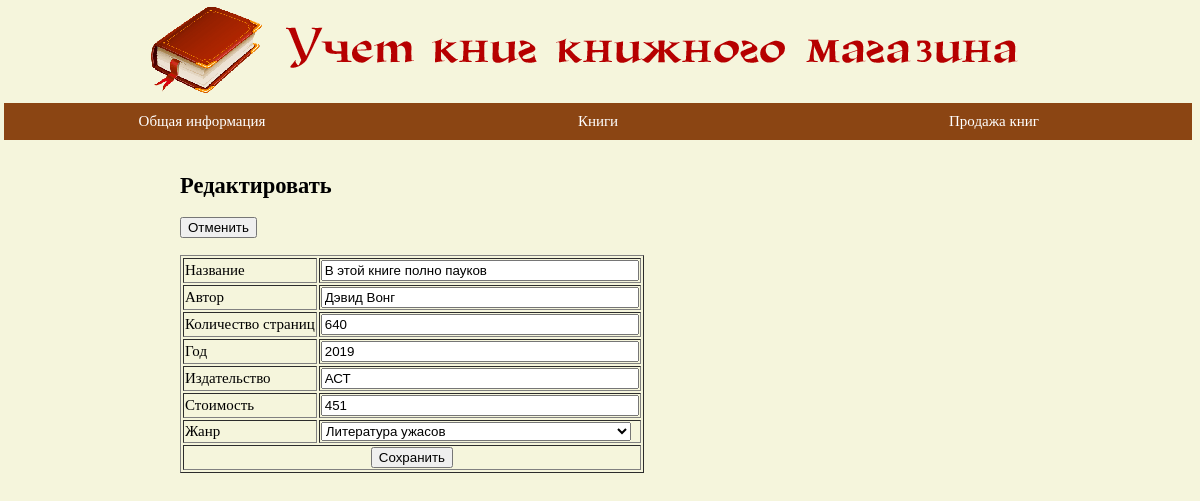
/BOOKSTORE/book.php?action=editform&id_book=2, run on the app's committed database.
### tables this page shows
CREATE TABLE `book` (
  `id_book` int(11) NOT NULL,
  `name_book` varchar(100) NOT NULL,
  `author` varchar(100) NOT NULL,
  `pages` int(11) NOT NULL,
  `year` year(4) NOT NULL,
  `publisher` varchar(100) NOT NULL,
  `price` int(11) NOT NULL,
  `id_genre` int(11) NOT NULL
);

CREATE TABLE `genre` (
  `id_genre` int(11) NOT NULL,
  `name_genre` varchar(100) NOT NULL
);

### BOOKSTORE/book.php (the view, shortened to what this page needs)
<!DOCTYPE html>
<html>
	<head>
		<link rel="stylesheet" href="css/styles.css">
	</head>
	<body>
		<?php
			require_once 'login.php';
			switch ( $_GET["action"] )
			{
				case "editform":
					get_edit_item_form(); break;
			}
			function get_edit_item_form()
			{
				global $link;
				echo '<div class="d_cont">';
				echo '<h2>Редактировать</h2>';
				$query = 'SELECT * FROM book INNER JOIN genre ON book.id_genre = genre.id_genre WHERE book.id_book='.$_GET['id_book'];
				$res = mysqli_query( $link, $query ) or die("Ошибка " . mysqli_error($link));
				$item = mysqli_fetch_array( $res );
				echo '<form name="editform" action="'.$_SERVER['PHP_SELF'].'?action=update&id_book='.$_GET['id_book'].'" method="POST">';
				echo '<button type="button" onClick="history.back();">Отменить</button><br />';
				echo '<br><table border="1">';
				echo '<tr>';
				echo '<td>Название</td>';
				echo '<td><input type="text" name="name_book" value="'.$item['name_book'].'"></td>';
				echo '</tr>';
				echo '<tr>';
				echo '<td>Автор</td>';
				echo '<td><input type="text" name="author" value="'.$item['author'].'" /></td>';
				echo '</tr>';
				echo '<tr>';
				echo '<td>Количество страниц</td>';
				echo '<td><input type="text" name="pages" value="'.$item['pages'].'" /></td>';
				echo '</tr>';
				echo '<tr>';
				echo '<td>Год</td>';
				echo '<td><input type="text" name="year" value="'.$item['year'].'" /></td>';
				echo '</tr>';
				echo '<tr>';
				echo '<td>Издательство</td>';
				echo '<td><input type="text" name="publisher" value="'.$item['publisher'].'" /></td>';
				echo '</tr>';
				echo '<tr>';
				echo '<td>Стоимость</td>';
				echo '<td><input type="text" name="price" value="'.$item['price'].'" /></td>';
				echo '</tr>';
				echo '<tr>';
				echo '<td>Жанр</td>';
				echo '<td>';
				echo '<select name="id_genre">\r\n';
				echo '<option selected value="'.(int)$item['id_genre'].'">'.$item['name_genre'].'</option>';
				echo "</select>\r\n";
				echo '</td>';
				echo '</tr>';
				echo '<tr align="center">';
				echo '<td colspan=2><input type="submit" value="Сохранить"></td>';
				echo '</tr>';
				echo '</table>';
				echo '</form>';
				echo '</div>';
			}
		?>
	</body>
</html>

### BOOKSTORE/css/styles.css (style rules this page uses)
.d_banner { margin-top: 5px; }
.d_menu { width: 100%; margin: 4px; }
.d_cont { padding-top: 10px; margin: 0 15% 0 15%; width: 70%; }
body { margin: 0px; padding: 0px; font: 15px Georgia; background-color: Beige; width: 100%; }
ul { list-style: none; display: block; margin: 0px; padding: 0px; width: 100%; }
ul:after { display: block; float: none; content: ' '; clear: both; }
ul.menu > li { float: left; position: relative; width: 33%; }
ul.menu > li > a { display: block; color: #fff; padding: 10px; text-decoration: none; background-color: SaddleBrown; text-align: center; }
input[type="text"] { width: 310px; }
select { width: 310px; }

### data on the page
book: name_book "В этой книге полно пауков", author "Дэвид Вонг", pages "640", year "2019", publisher "АСТ", price "451", id_genre "Литература ужасов"
